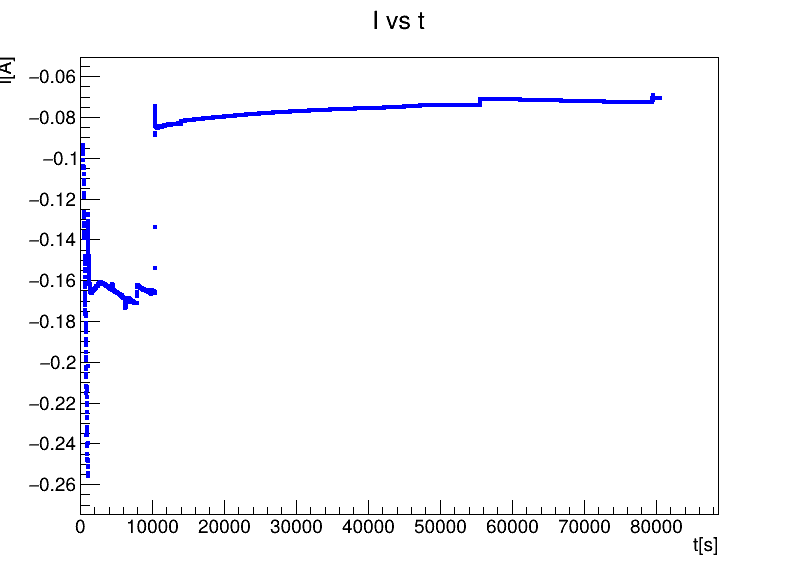

Source code (Python):
import ROOT
from array import array
import numpy as np
import pandas as pd

df = pd.read_excel("faraday.xlsx", sheet_name="I_vs_t") #legge il file excel
df = df.dropna(subset=["T", "I"]) #controlla solo le colonne V e I. Se una di queste contiene un valore mancante, elimina quella riga

I = array('d', df["I"].iloc[236:40318].to_numpy(dtype=float))
V = array('d', df["T"].iloc[236:40318].to_numpy(dtype=float)) #df è il dataframe, "V" è il nome della colonna da leggere 


eV = array('d', [0.0]*len(V))
eI = array('d', [0.0]*len(I))



c = ROOT.TCanvas("c", "I vs t", 800, 600)

g=ROOT.TGraphErrors(len(V), V, I, eV, eI)

g.SetTitle("I vs t;t[s];I[A]") 
g.SetMarkerStyle(21) 
g.SetMarkerColor(ROOT.kBlue) 
g.SetMarkerSize(0.5) 
g.SetLineWidth(1) 

g.Draw("AP")




c.Modified() 
c.Update()
c.Draw()

c.SaveAs("I_vs_t.pdf") 
input("Premi Invio per chiudere...") 
